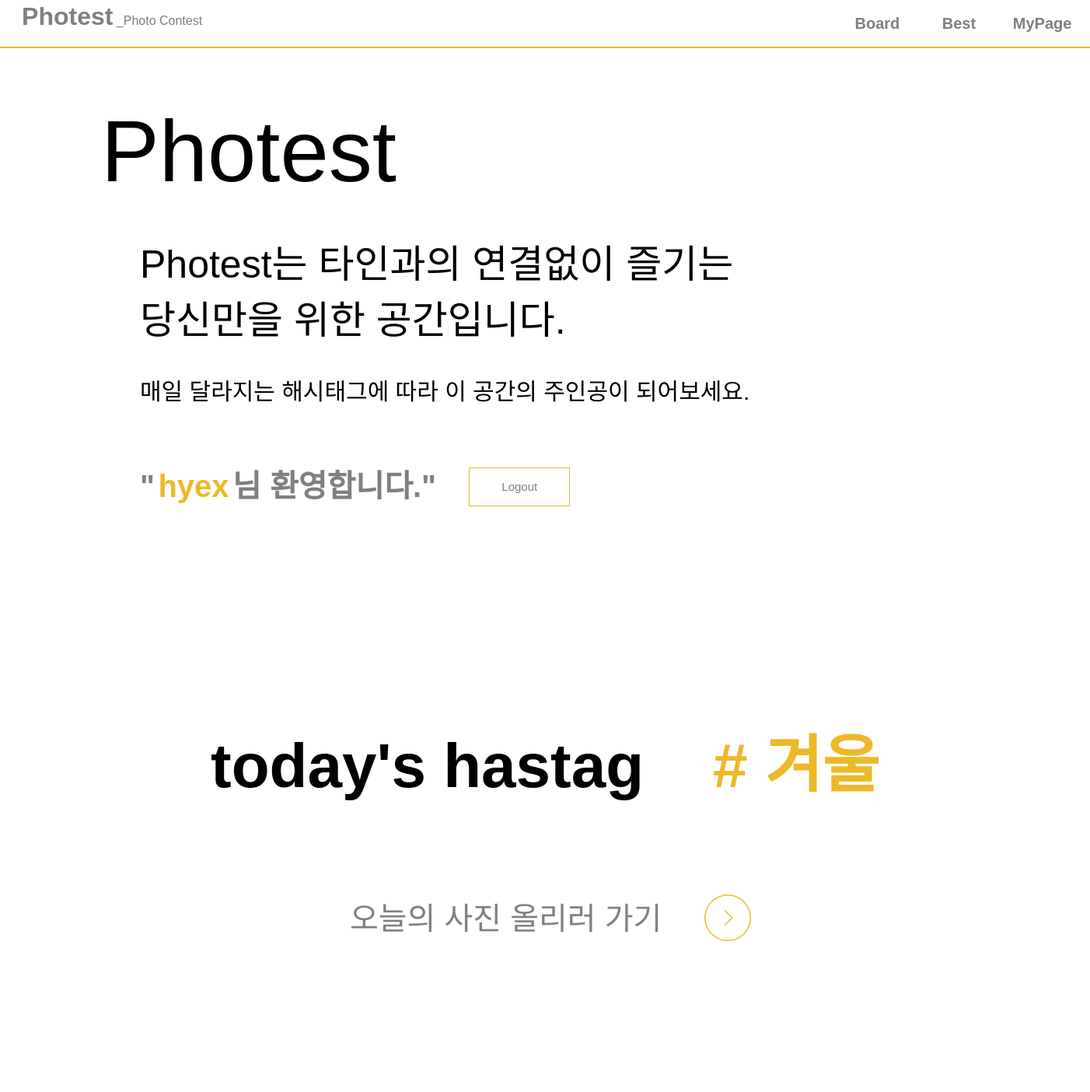
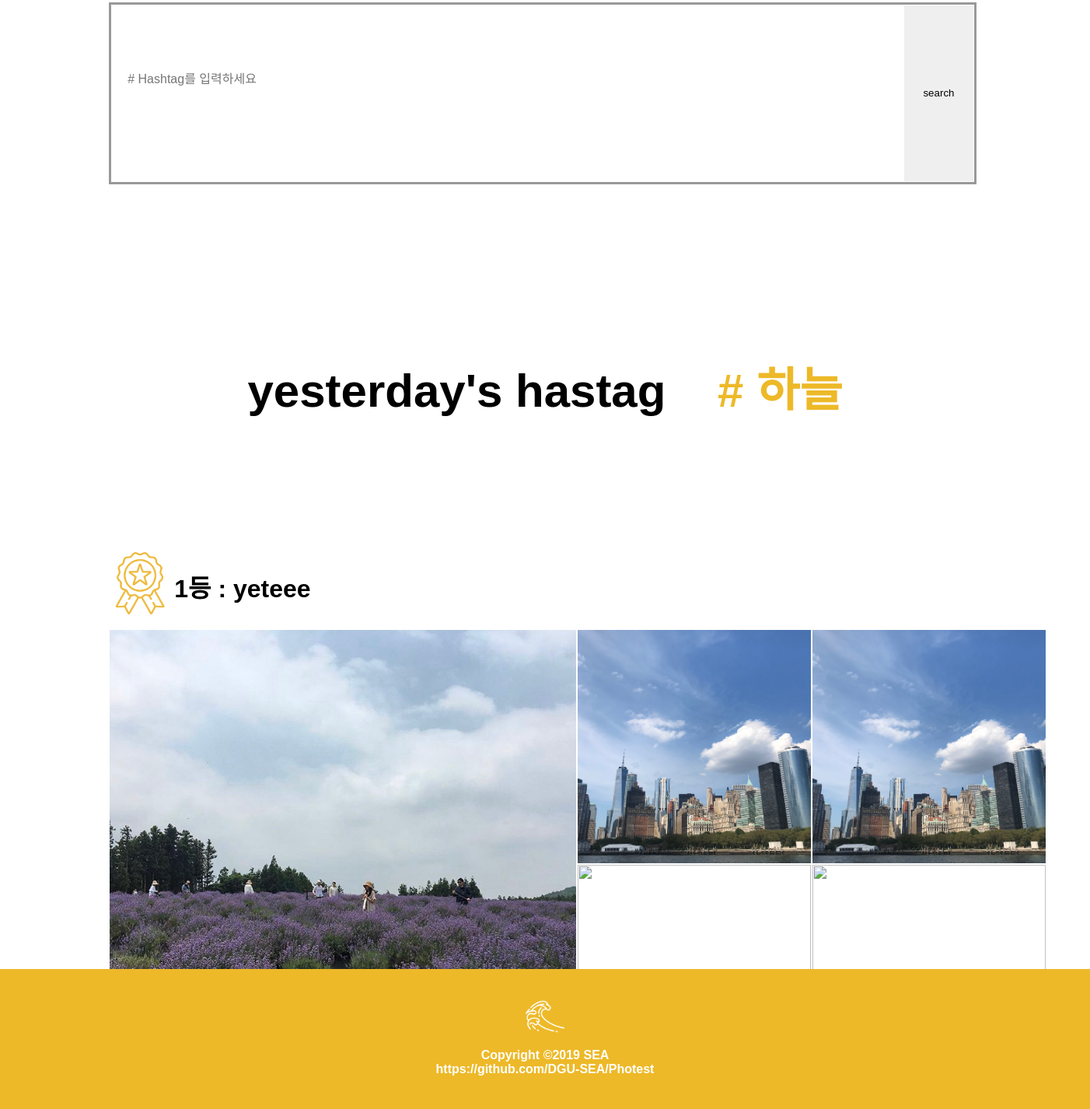
The app's page / (signed in) with its own data (2 pictures, top to bottom).
### hashtag/models.py (models this page shows)
class hashtag(models.Model):
    tagName = models.CharField(max_length=20,blank=False, primary_key=True)
    tagCnt = models.IntegerField(default=0)
    likeCnt = models.IntegerField(default=0)
    tagDate = models.DateField(blank=True, null = True)

### photo/models.py (models this page shows, shortened)
class Photo(models.Model):
    author = models.ForeignKey(User, on_delete=models.CASCADE, related_name='user')
    image = models.ImageField(upload_to= 'timeline_photo/%Y/%m/%d')
    created = models.DateTimeField(auto_now_add=True)
    updated = models.DateTimeField(auto_now=True)
    hashtag = jsonfield.JSONField(blank = True, null = True)
    like = models.ManyToManyField(User, related_name='like_post', blank=True)
    likecnt = models.IntegerField(default=0)
    class Meta: # ordering 정렬
        ordering = ['-created']

### photo/views.py (the view)
# urls.py: path('', views.main, name='main'),
def main(request):
    print('main')
    global hashtag
    global Photo
    hashtags = hashtag.objects.all()
    todaytag = ""
    todayDate = str(date.today())
    yesterdaytag = ""
    today = date.today()
    yesterday = str(date.today() - timedelta(1))
    for h in hashtag.objects.all() :
        if(str(h.tagDate) == todayDate) :
            todaytag = h.tagName
        if(str(h.tagDate) == yesterday) :
            yesterdaytag = h.tagName
    Photos = Photo.objects.all().order_by('-like')
    BestPhotos = list()
    index = 0
    for p in Photos :
        for t in p.hashtag['tag'] :
            if(t == yesterdaytag) :
                BestPhotos.append(p)
                index += 1
                break
            if(index == 5) : break
    print('BestPhotos in main size : ', len(BestPhotos))
    for p in BestPhotos :
        print(p.image)
    return render(request, 'photo/main.html', context={'todaytag' : todaytag, 'yesterdaytag' : yesterdaytag, 'BestPhotos' : BestPhotos})

### photo/templates/photo/main.html (shortened to what this page needs)
{% load static %}
<html>
<head>
    <link rel="stylesheet" href="{% static 'css/main.css' %}">
</head>
<body style="overflow-x:hidden">
    <div id="scroll" style="position:absolute;left:0;">
        <div class="menu-bar">
            <font class="short-title"><a href="/" class="title-text"> Photest</a></font>
            <font id="long-title">_Photo Contest </font>
            {% if user.is_authenticated %}
            <button id="board_btn" class="button"><a href="http://127.0.0.1:8000/photo_list/">
                    <font color="gray"> Board </font>
                </a></button>
            <button id="best_btn" class="button"><a href="http://127.0.0.1:8000/best/">
                    <font color="gray"> Best </font>
                </a></button>
            <button id="mypage_btn" class="button"><a href="{%url 'accounts:mypage'%}">
                    <font color="gray">MyPage</font>
                </a></button>
            {% endif %}
        </div>
    </div>
    <div id="title">
        <font id="short"> Photest</font>
    </div>
    <div id="intro">
        <font id="main_intro"> Photest는 타인과의 연결없이 즐기는<Br> 당신만을 위한 공간입니다.</font><br><br><br>
        <font id="sub_intro">매일 달라지는 해시태그에 따라 이 공간의 주인공이 되어보세요. </font>
    </div>
    <div id="login-join">
        {% if user.is_authenticated %}
        <font id="userid" style="color:gray">"</font>
        <font id="userid" style="color:#edb928">{{user.username}}</font>
        <font id="userid" style="color:gray">님 환영합니다." </font>&nbsp;&nbsp;&nbsp;&nbsp;&nbsp;&nbsp;
        <button id="logout"><a href="{% url 'accounts:logout'%}">Logout </a></button>
        {% else %}
        <button id="login"><a href="http://127.0.0.1:8000/accounts/login/" style="color:gray"> Login </a></button>
        &nbsp;&nbsp;&nbsp;&nbsp;&nbsp;
        <button id="join"><a href="http://127.0.0.1:8000/accounts/join/" style="color:white"> Join </a></button>
        {% endif %}
    </div>
    <div id="today-hashtag">
        <font id="today-container">today's hastag </font> &nbsp;&nbsp;
        {% if user.is_authenticated %}
        <font id="today_hashtag"><a href="http://127.0.0.1:8000/today_hashtag_search/" style="color:#edb928">#
                {{todaytag}} </a></font>
        {% else %}
        <font id="today_hashtag2"><a href="/" style="color:#edb928"> # {{todaytag}} </a></font>
        {% endif %}
    </div>
    {% if user.is_authenticated %}
    <font id="board" style="color:gray">오늘의 사진 올리러 가기</font>
    <a href="http://127.0.0.1:8000/upload/"><img src="{% static 'image/next.png' %}" id="board_img"></a>
    <form id="search" action="{% url 'photo:search' %}" method="get">
        {% endif %}
        <div id="dsearch">
            <input type="text" id="isearch" name="search" placeholder="# Hashtag를 입력하세요" />
            <input type="submit" value="search" id="bsearch" />
        </div>
    </form>
    <div id="yesterday-hashtag">
        <font id="yesterday-container">yesterday's hastag </font> &nbsp;&nbsp;
        {% if user.is_authenticated %}
        <font id="yesterday_hashtag" style="color:#edb928"><a href="http://127.0.0.1:8000/yesterday_hashtag_search/"
                style="color:#edb928">
                # {{yesterdaytag}}</a></font>
        {% else %}
        <font id="yesterday_hashtag" style="color:#edb928"><a href="/" style="color:#edb928"> # {{yesterdaytag}} </a>
        </font>
        {% endif %}
    </div>
    <img src="{% static 'image/crown.png' %}" id="first-rank" />
    <div id="rank">
        <h1> 1등 : {{BestPhotos.0.author}} </h1>
    </div>
    <div id="image">
        <div class="yesterday-first">
            <img src="{{ BestPhotos.0.image.url }}" />
        </div>
        <div class="yesterday-else">
            <div class="yesterday-else1">
                <img src="{{ BestPhotos.1.image.url }}" />
            </div>
            <div class="yesterday-else2">
                <img src="{{ BestPhotos.2.image.url }}" />
            </div>
        </div>
    </div>
    <div id="banner">
        <br><br>
        <center>
            <img src="{% static 'image/sea.png' %}" id="sea_logo">
            <p class="copyright">Copyright ©2019 SEA <br>
                https://github.com/DGU-SEA/Photest </p>
        </center>
    </div>
</body>
</html>

### photo/static/css/main.css (style rules this page uses)
html { margin: 0; padding: 0; width: 100%; height: 100%; }
body { margin: 0; padding: 0; width: 100%; height: 100%; font-family : 'NanumSquare', sans-serif; }
a { text-decoration: none; color: gray; }
#scroll { left:-10px; width:100%; height:60px; background-color: white; border-bottom:2px solid #edb928; z-index : 3; }
.menu-bar { position : relative; left :2%; top : 5%; }
.short-title { font-size : 200%; color : white; font-weight: bold; }
#long-title { font-size : 100%; color : gray; }
#mypage_btn { position : absolute; top : 40%; left : 90.5%; background-color: white; border:white; font-size:20px; font-weight: bold; }
#board_btn { position : absolute; top : 40%; left : 76%; background-color: white; border:white; font-size:20px; font-weight: bold; }
#best_btn { position :absolute; top : 40%; left : 84%; background-color: white; border:white; font-size:20px; font-weight: bold; }
#title { position:relative; top:130px; left:130px; }
#short { font-size : 700%; color : black; }
#intro { position: relative; top:170px; left:180px; }
#main_intro { font-size:50px; }
#sub_intro { font-size:30px; }
#login-join { position: relative; top:240px; left:180px; }
#logout { background-color: white; border:1px solid #edb928; border-radius: 0px; font-size:15px; width:130px; height:50px; position: relative; top:-8px; }
#userid { font-size:40px; font-weight: bold; }
#today-hashtag { position: relative; top:500px; text-align: center; font-size:80px; }
#today-container { font-weight: bold; }
#today_hashtag { color:#edb928; font-weight: bolder; }
#board { position: relative; left:450px; top:600px; font-size:40px; }
#board_img { position: relative; left:500px; width:60px; height:60px; top:615px; }
#dsearch { position : relative; height : 8%; width : 79%; border : 3px solid #999999; top :800px; left : 10%; padding : 1px; }
#isearch { position : relative; top:5px; font-size : 16px; width : 80%; padding : 20px; border : 0px; outline : none; float : left; height:80%; }
#bsearch { width : 8%; height : 100%; border : 0px; outline: none; float: right; }
#yesterday-hashtag { position: relative; top:1000px; text-align: center; font-size:60px; }
#yesterday-container { font-weight: bold; }
#yesterday_hashtag { font-weight: bolder; }
#image { position:relative; left:0px; top:1100px; }
.yesterday-first img { position:relative; left: 10%; height: 600px; width: 600px; float : left ; padding : 1px; margin-right : 10%; }
.yesterday-else1 img { height: 300px; width:300px; float : left; padding : 1px; margin-right : 0px; margin-bottom:0px; }
.yesterday-else2 img { height: 300px; width:300px; float : left; padding : 1px; }
#banner { position:absolute; top:2650px; bottom : 0px; width : 100%; height : 180px; background-color : #edb928; margin-top : 0; margin-left : 0; margin-right : 0; }
p { font-weight : bold; color : white; }
#sea_logo { width : 50px; height : 50px; }
#rank { position : relative; left : 16%; top:1090px; }
#first-rank { position : relative; left : 10%; top:1170px; width : 80px; height : 80px; text-align : left; }

### records on screen
hashtag: tagName "겨울"
hashtag: tagName "하늘"
Photo: author.username "yeteee", image (picture)
Photo: image (picture)

### other values on screen
{{ user.username }} "hyex"
